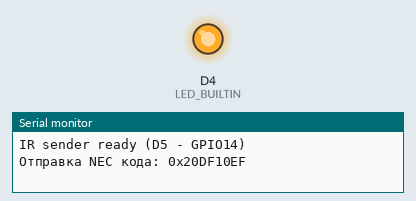
Bench run of a program on a simulated ESP8266 (Wemos D1 mini). Parts: output pins drawn as LEDs (lit = HIGH, except the on-board LED, lit = LOW), the last lines printed to the serial monitor.

Above: at 1.5 s.
At 6.17 s:
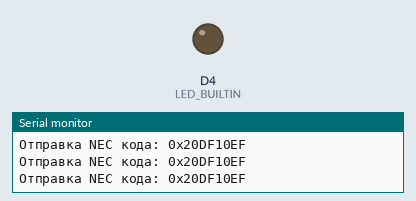
Timing chart, 0 to 7.1 s (numbered marks = the images above):
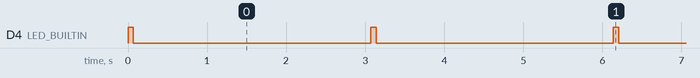

The program:

main.cpp
```cpp
// send IR signal
#include <Arduino.h>
#include <IRremoteESP8266.h>
#include <IRsend.h>

// Подключение ИК-светодиода через транзистор к D5 (GPIO14)
const uint16_t kIrLedPin = 14; // D5 на ESP8266 = GPIO14

IRsend irsend(kIrLedPin, 0, 56000);

void setup() {
  pinMode(LED_BUILTIN, OUTPUT);  // задаём пин со светодиодом как выход
  Serial.begin(115200);
  irsend.begin();
  Serial.println("IR sender ready (D5 - GPIO14)");
}

void loop() {
  digitalWrite(LED_BUILTIN, HIGH);
  uint32_t necCode = 0x20DF10EF; // Пример NEC-кода (кнопка пульта)
  Serial.printf("Отправка NEC кода: 0x%08X\n", necCode);

  irsend.sendNEC(necCode, 32);   // Отправка команды NEC (32 бита)
  digitalWrite(LED_BUILTIN, LOW);
  delay(3000);                   // Повтор каждые 5 секунд
}
```

Measured:
- by itself, D4 (LED_BUILTIN): alternates HIGH for 0.07 s and LOW for 3.0 s
